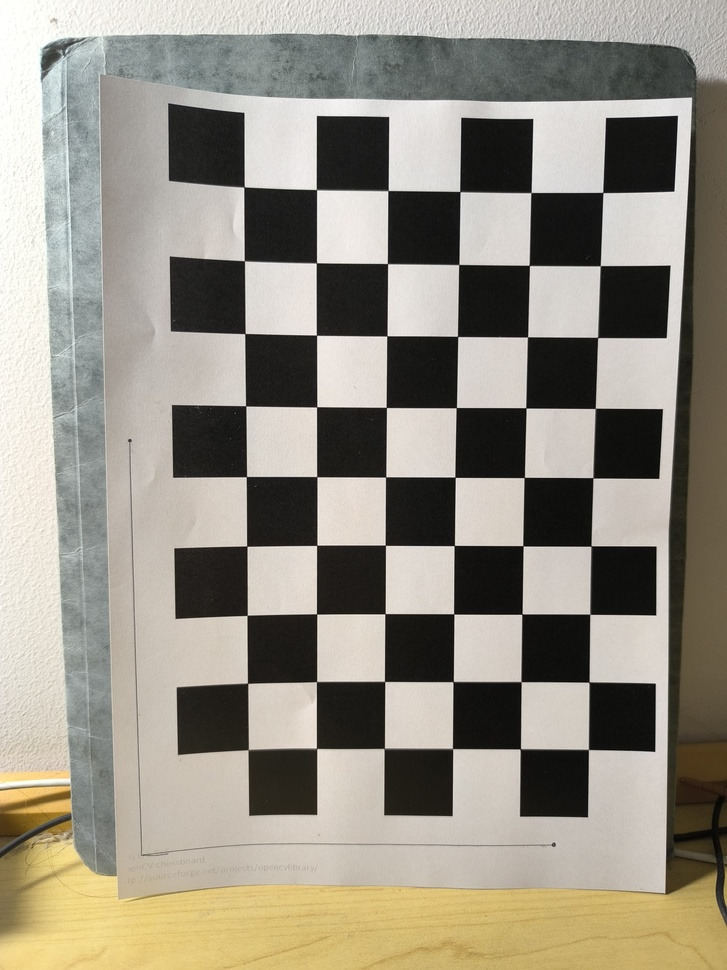
#> input picture Homework1/IMG/IMG_20240429_195838.jpg, 727 x 970 px, shrunk from 3060 x 4080 before the run; its folder holds only this picture in this run
$ jupyter execute --allow-errors CalibrationAnd3D.ipynb
#> lines starting #> are read from the running program, lines starting #| are printed output that depends on the picture; after the words box and inside, x2 and y2 are one past the last pixel; in counts of white or black regions, pixels touching at a corner belong together; long printed decimals are rounded
[cell 1]
import numpy as np
import cv2 as cv
import glob

# termination criteria
criteria = (cv.TERM_CRITERIA_EPS + cv.TERM_CRITERIA_MAX_ITER, 30, 0.001)

# prepare object points, like (0,0,0), (1,0,0), (2,0,0) ....,(6,5,0)
objp = np.zeros((6*9,3), np.float32)
objp[:,:2] = np.mgrid[0:9,0:6].T.reshape(-1,2)

# Arrays to store object points and image points from all the images.
objpoints = [] # 3d point in real world space
imgpoints = [] # 2d points in image plane.

images = glob.glob('IMG/*.jpg')
for index, fname in enumerate(images):
    img = cv.imread(fname)
#> img is the input picture: shape (970, 727, 3); mean B, G, R 131.4, 143.9, 149.2
    gray = cv.cvtColor(img, cv.COLOR_BGR2GRAY)
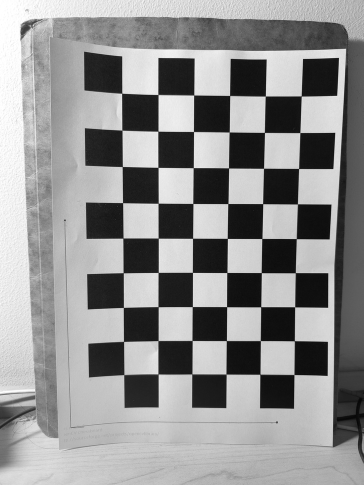
#> gray: shape (970, 727) (shown at 1/2 size); min 1, max 255, mean 144

    # Find the chess board corners
    ret, corners = cv.findChessboardCorners(gray, (9,6), None)
#> ret = True; corners = 54 rows, first 8: [602.9, 192.5], [600.3, 265.7], [597.6, 337.5], [595.3, 408.4], [592.8, 477.7], [591, 546], [589.8, 614.3], [589, 681.9]

    # If found, add object points, image points (after refining them)
    if ret == True:
        objpoints.append(objp)

        corners = cv.cornerSubPix(gray,corners, (11,11), (-1,-1), criteria)
#> corners = 54 rows, first 8: [602.8, 192.5], [600.3, 265.7], [597.6, 337.5], [595.3, 408.4], [592.9, 477.8], [591, 546], [589.8, 614.3], [589.1, 682.1]
        imgpoints.append(corners)

    # Draw and display the corners
        cv.drawChessboardCorners(img, (9,6), corners, ret)
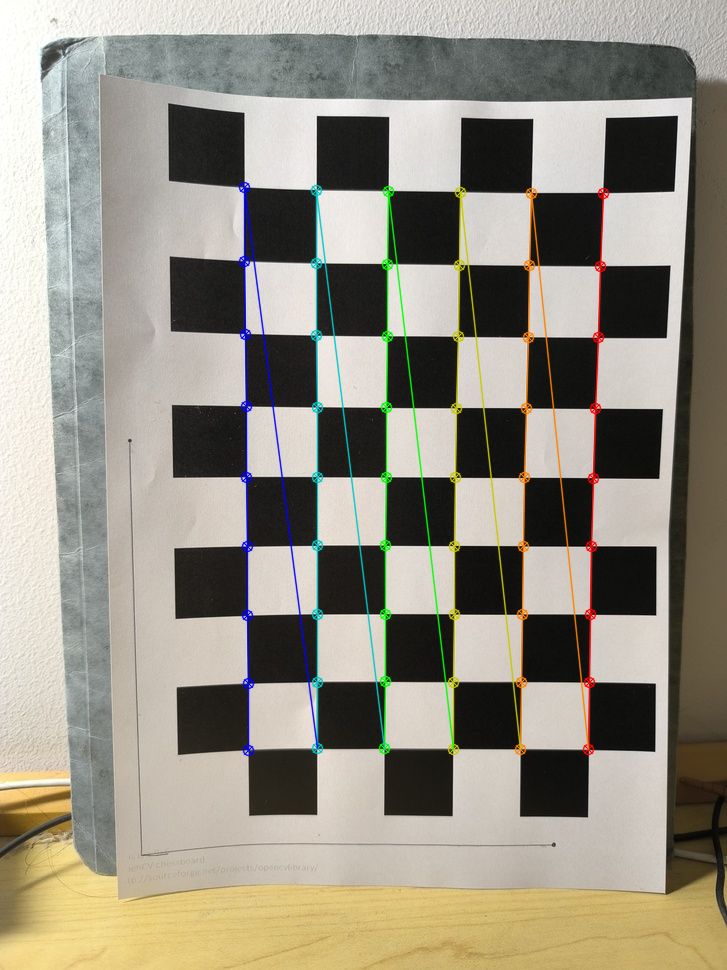
#> img: shape (970, 727, 3); 3.22% of pixels changed, all inside (x1, y1, x2, y2) = (238, 181, 610, 757)
        name = 'chessboard_with_corners'+str(index)+'.jpg'
        cv.imwrite(name, img)
cv.destroyAllWindows()

ret, mtx, dist, rvecs, tvecs = cv.calibrateCamera(objpoints, imgpoints, gray.shape[::-1], None, None)
#> ret = 0.439; mtx = [[276.4, 0, 377.1], [0, 277, 456.5], [0, 0, 1]]; dist = [[0.028, -0.0303, 0.000619, 0.00166, 0.0121]]; rvecs = ([0.0109, -0.0345, 1.58],); tvecs = ([3.15, -3.69, 3.93],)

print(ret)
#| 0.4393

print("Camera Matrix is", mtx, "\n")
#| Camera Matrix is [[276.426   0.         377.067]
#|  [  0.         276.985 456.479]
#|  [  0.           0.           1.        ]]

print("Distortion coef are ", dist, "\n")
#| Distortion coef are  [[ 0.02804 -0.03032  0.0006189  0.001663  0.01209]]

print("Rotation vect is ", rvecs, "\n")
#| Rotation vect is  (array([[ 0.01093],
#|        [-0.0345],
#|        [ 1.576]]),)

print("Translation vect is", tvecs, )
#| Translation vect is (array([[ 3.150],
#|        [-3.691],
#|        [ 3.931]]),)

[cell 2]
list_RT = []
#> (the rest of this cell did not finish here and is left out)

[cell 3]
mean_error = 0
for i in range(len(objpoints)):
    imgpoints2, _ = cv.projectPoints(objpoints[i], rvecs[i], tvecs[i], mtx, dist)
    error = cv.norm(imgpoints[i], imgpoints2, cv.NORM_L2)/len(imgpoints2)
    mean_error += error
#> this loop made 1 pass
#> (error, mean_error) on pass 1: (0.0598, 0.0598)
#> after the loop, mean_error = 0.0598
print( "total error: {}".format(mean_error/len(objpoints)) )
#| total error: 0.05978

$ run again, on Homework1/IMG/IMG_20240429_195848.jpg
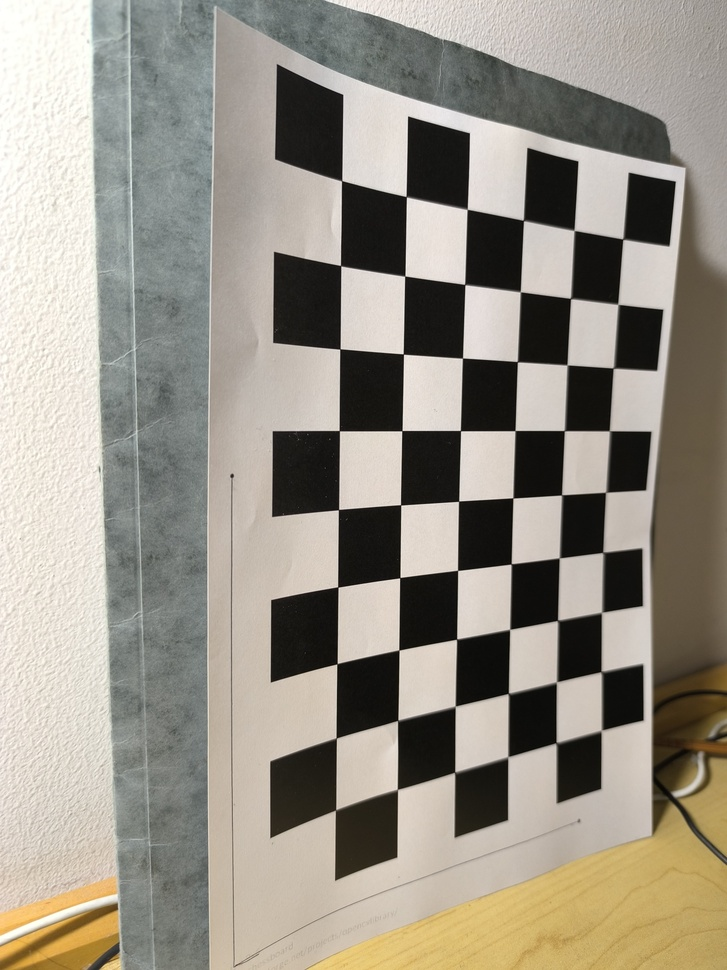
#> input picture Homework1/IMG/IMG_20240429_195848.jpg, 727 x 970 px, shrunk from 3060 x 4080 before the run
#> img is the input picture: shape (970, 727, 3); mean B, G, R 134.3, 145.8, 151.6
#> `gray = cv.cvtColor(img, cv.COLOR_BGR2GRAY)`:
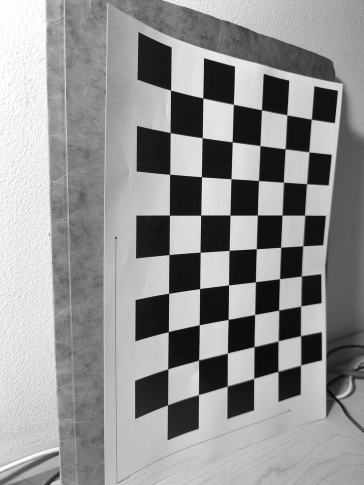
#> gray: shape (970, 727) (shown at 1/2 size); min 2, max 255, mean 146.3
#> `ret, corners = cv.findChessboardCorners(gray, (9,6), None)`: ret = True; corners = 54 rows, first 8: [622.7, 239.3], [617.8, 304.2], [613.1, 368.2], [609.2, 430.7], [605.3, 492.4], [602.6, 552.4], [601.3, 612.6], [600.9, 671.4]
#> `corners = cv.cornerSubPix(gray,corners, (11,11), (-1,-1), criteria)`: corners = 54 rows, first 8: [622.9, 239.1], [618, 304.2], [613.4, 368], [609.6, 430.8], [605.8, 492.3], [603, 552.4], [601.7, 612.5], [601.4, 671.7]
#> `cv.drawChessboardCorners(img, (9,6), corners, ret)`:
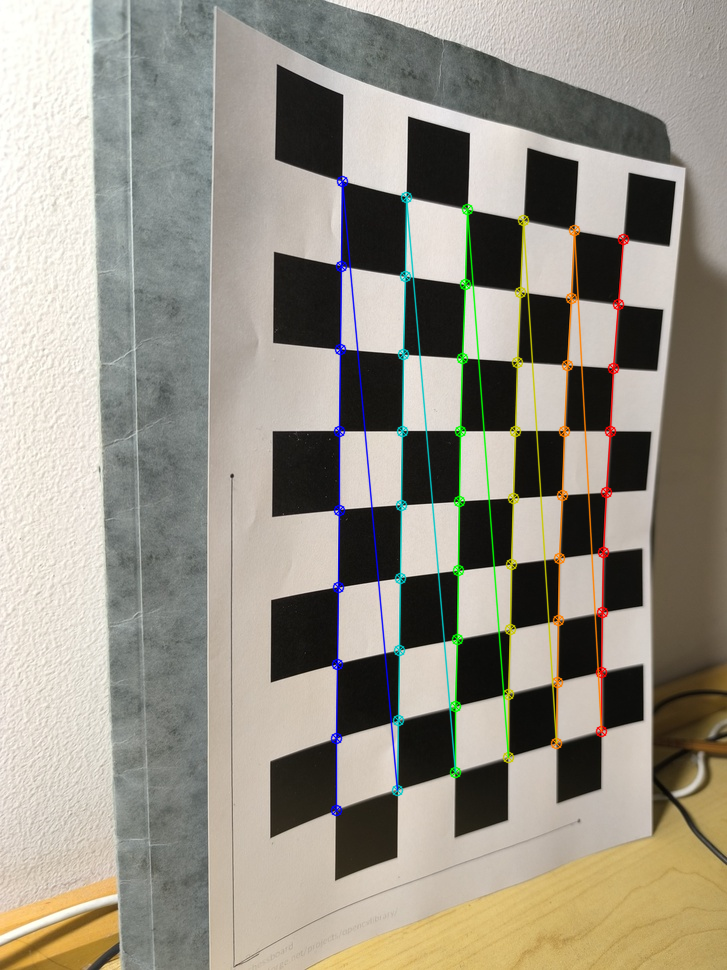
#> img: shape (970, 727, 3); 3.16% of pixels changed, all inside (x1, y1, x2, y2) = (330, 175, 630, 817)
#> `ret, mtx, dist, rvecs, tvecs = cv.calibrateCamera(objpoints, imgpoints..`: ret = 1.3; mtx = [[576.4, 0, 352.7], [0, 593.8, 470.5], [0, 0, 1]]; dist = [[0.244, -1.27, -0.002, 0.0135, 2.29]]; rvecs = ([-0.311, -0.433, 1.53],); tvecs = ([4.27, -3.63, 9.62],)
#| 1.295
#| Camera Matrix is [[576.426   0.         352.736 ]
#|  [  0.         593.778 470.456]
#|  [  0.           0.           1.        ]]
#| Distortion coef are  [[ 2.43693862e-01 -1.27243358e+00 -1.99738720e-03  1.35182523e-02
#|    2.28667184e+00]]
#| Rotation vect is  (array([[-0.311],
#|        [-0.4334],
#|        [ 1.530]]),)
#| Translation vect is (array([[ 4.270],
#|        [-3.628],
#|        [ 9.620]]),)
#> the loop `for i in range(len(objpoints)):` made 1 pass
#> (error, mean_error) on pass 1: (0.176, 0.176)
#> after the loop `for i in range(len(objpoints)):`: mean_error = 0.176
#| total error: 0.1763

$ run again, on Homework1/IMG/IMG_20240429_195852.jpg
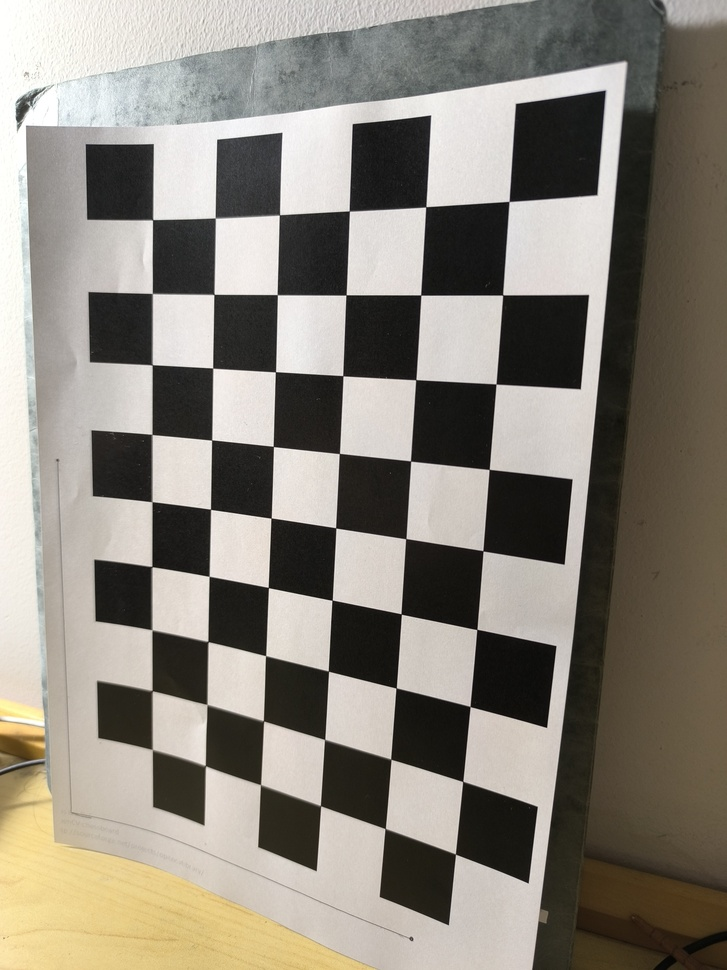
#> input picture Homework1/IMG/IMG_20240429_195852.jpg, 727 x 970 px, shrunk from 3060 x 4080 before the run
#> img is the input picture: shape (970, 727, 3); mean B, G, R 121.8, 131.6, 137.1
#> `gray = cv.cvtColor(img, cv.COLOR_BGR2GRAY)`:
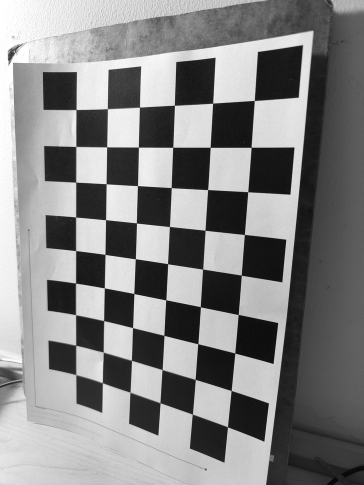
#> gray: shape (970, 727) (shown at 1/2 size); min 4, max 255, mean 132.1
#> `ret, corners = cv.findChessboardCorners(gray, (9,6), None)`: ret = True; corners = 54 rows, first 8: [509, 201.5], [502.7, 294.9], [496, 384], [489.1, 469.4], [482.9, 550.8], [476.8, 629.4], [470, 706.5], [462.7, 781.5]
#> `corners = cv.cornerSubPix(gray,corners, (11,11), (-1,-1), criteria)`: corners = 54 rows, first 8: [509.1, 201.4], [502.6, 295], [496, 384], [489.2, 469.4], [483, 550.8], [476.8, 629.5], [470.1, 706.5], [462.7, 781.5]
#> `cv.drawChessboardCorners(img, (9,6), corners, ret)`:
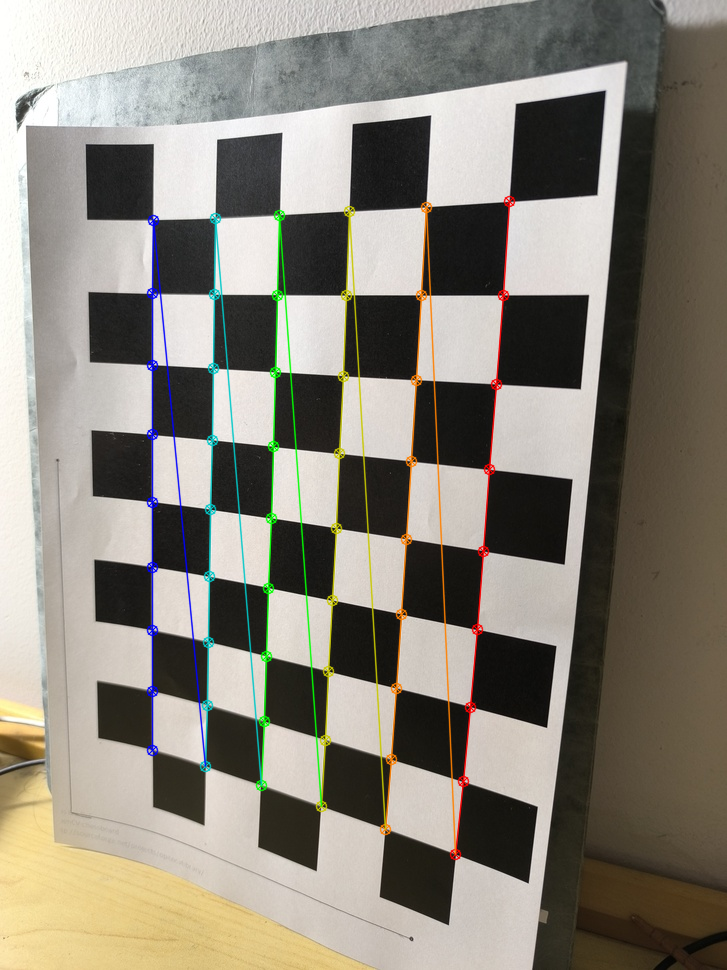
#> img: shape (970, 727, 3); 3.37% of pixels changed, all inside (x1, y1, x2, y2) = (146, 195, 516, 861)
#> `ret, mtx, dist, rvecs, tvecs = cv.calibrateCamera(objpoints, imgpoints..`: ret = 1.07; mtx = [[634.6, 0, 372], [0, 633, 490.3], [0, 0, 1]]; dist = [[0.345, -2, 0.00713, -0.0148, 3.65]]; rvecs = ([0.447, 0.203, 1.63],); tvecs = ([1.56, -3.21, 7.08],)
#| 1.069
#| Camera Matrix is [[634.610   0.         372.033]
#|  [  0.         633.024 490.267 ]
#|  [  0.           0.           1.        ]]
#| Distortion coef are  [[ 0.3451 -2.004  0.007132 -0.01476  3.651]]
#| Rotation vect is  (array([[0.4468],
#|        [0.2032],
#|        [1.631]]),)
#| Translation vect is (array([[ 1.561],
#|        [-3.207],
#|        [ 7.082]]),)
#> the loop `for i in range(len(objpoints)):` made 1 pass
#> (error, mean_error) on pass 1: (0.145, 0.145)
#> after the loop `for i in range(len(objpoints)):`: mean_error = 0.145
#| total error: 0.1454
